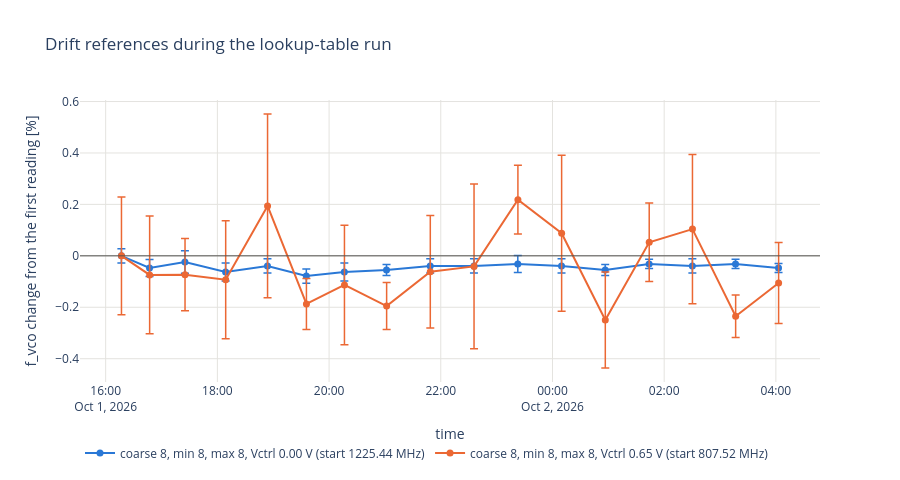

This figure's notebook cell:
### Markdown cell above
## Drift during the lookup-table run

`vco_lut_measure()` measures fixed reference settings (`LUT_DRIFT_REFS` in `pll_test.py`) at the start and after every coarse code. By default that's coarse 8, min 8, max 8 at two Vctrl values:
- **0 V:** the curve is flat there, so only the VCO itself (temperature, supply) can move it;
- **0.65 V:** the curve is steep there, so drift of the current source or Vctrl shows up as well.

The plot shows how far each reference moved from its first reading. Error bars are the spread of the scope readings. If only the 0.65 V line moves, the cause is on the Vctrl/current-source side; if both move by about the same amount, it's the VCO. Tables measured before this was added have no drift rows.

### Code cell
drift_df = lut_df[lut_df["swept"] == "drift"].copy() if lut_df is not None and "time" in lut_df else None
if drift_df is None or drift_df.empty:
    print(f"no drift reference in {Path(LUT_CSV).name if LUT_CSV else 'the lookup table'} (measured before it was added)")
else:
    drift_df["time"] = pd.to_datetime(drift_df["time"])
    # Each drift round measures every reference once: label the rounds by the coarse code measured just before.
    order = list(dict.fromkeys(lut_df.loc[lut_df["swept"] != "drift", "vco_tune_coarse"]))
    labels = ["start"] + [f"after coarse {c}" for c in order]
    ref_keys = ["vco_tune_coarse", "vco_current_min", "vco_current_max", "vctrl"]
    DRIFT_COLORS = ["#2a78d6", "#eb6834", "#1baf7a", "#4a3aa7"]

    fig = go.Figure()
    fig.add_hline(y=0, line=dict(color=INK, width=1))
    for i, (key, d) in enumerate(drift_df.groupby(ref_keys, sort=False)):
        d = d.sort_values("time")
        f0 = d["f_vco"].iloc[0]
        dev = (d["f_vco"] / f0 - 1) * 100
        name = f"coarse {key[0]}, min {key[1]}, max {key[2]}, Vctrl {key[3]:.2f} V (start {f0 / 1e6:.2f} MHz)"
        fig.add_scatter(x=d["time"], y=dev, mode="lines+markers", name=name,
                        line=dict(color=DRIFT_COLORS[i % len(DRIFT_COLORS)], width=2), marker_size=7,
                        error_y=dict(type="data", array=d["f_std"] / d["f_meas"] * 100, thickness=1.5),
                        customdata=list(zip(labels[:len(d)], d["f_vco"] / 1e6)),
                        hovertemplate=(f"Vctrl {key[3]:.2f} V, %{{customdata[0]}}<br>%{{x|%H:%M}}<br>"
                                       "%{customdata[1]:.2f} MHz (%{y:+.2f} %)<extra></extra>"))
        print(f"{name}: largest change {dev.abs().max():.2f} % over {d['time'].iloc[-1] - d['time'].iloc[0]}")
    fig.update_layout(title="Drift references during the lookup-table run", template="plotly_white", height=480,
                      legend=dict(orientation="h", y=-0.2))
    fig.update_xaxes(title="time", gridcolor=GRID)
    fig.update_yaxes(title="f_vco change from the first reading [%]", gridcolor=GRID, zeroline=False)
    save(fig, "lut_drift")

### Figure 1 — Plotly figure (JSON) as saved in the notebook; plotly's stock layout.template omitted (floating-point values rounded to 4 significant figures)
{"data": [{"customdata": [["start", 1225.0], ["after coarse 0", 1225.0], ["after coarse 1", 1225.0], ["after coarse 2", 1225.0], ["after coarse 3", 1225.0], ["after coarse 4", 1224.0], ["after coarse 5", 1225.0], ["after coarse 6", 1225.0], ["after coarse 7", 1225.0], ["after coarse 8", 1225.0], ["after coarse 9", 1225.0], ["after coarse 10", 1225.0], ["after coarse 11", 1225.0], ["after coarse 12", 1225.0], ["after coarse 13", 1225.0], ["after coarse 14", 1225.0], ["after coarse 15", 1225.0]], "error_y": {"array": [0.0277, 0.03303, 0.04409, 0.03532, 0.02792, 0.02793, 0.03532, 0.02163, 0.02792, 0.02792, 0.03303, 0.02792, 0.02163, 0.01765, 0.02792, 0.01765, 0.01766], "thickness": 1.5, "type": "data"}, "hovertemplate": "Vctrl 0.00 V, %{customdata[0]}<br>%{x|%H:%M}<br>%{customdata[1]:.2f} MHz (%{y:+.2f} %)<extra></extra>", "line": {"color": "#2a78d6", "width": 2}, "marker": {"size": 7}, "mode": "lines+markers", "name": "coarse 8, min 8, max 8, Vctrl 0.00 V (start 1225.44 MHz)", "type": "scatter", "x": ["2026-10-01T16:16:52", "2026-10-01T16:47:07", "2026-10-01T17:25:08", "2026-10-01T18:08:50", "2026-10-01T18:53:49", "2026-10-01T19:35:33", "2026-10-01T20:16:24", "2026-10-01T21:01:43", "2026-10-01T21:48:39", "2026-10-01T22:35:38", "2026-10-01T23:22:45", "2026-10-02T00:09:43", "2026-10-02T00:56:39", "2026-10-02T01:43:49", "2026-10-02T02:30:17", "2026-10-02T03:16:40", "2026-10-02T04:02:51"], "y": [0.0, -0.04716, -0.02401, -0.06295, -0.03927, -0.07873, -0.06295, -0.05505, -0.03927, -0.03927, -0.03137, -0.03927, -0.05505, -0.03137, -0.03927, -0.03137, -0.04716]}, {"customdata": [["start", 807.5], ["after coarse 0", 806.9], ["after coarse 1", 806.9], ["after coarse 2", 806.8], ["after coarse 3", 809.1], ["after coarse 4", 806.0], ["after coarse 5", 806.6], ["after coarse 6", 805.9], ["after coarse 7", 807.0], ["after coarse 8", 807.2], ["after coarse 9", 809.3], ["after coarse 10", 808.2], ["after coarse 11", 805.5], ["after coarse 12", 807.9], ["after coarse 13", 808.4], ["after coarse 14", 805.6], ["after coarse 15", 806.7]], "error_y": {"array": [0.2288, 0.2288, 0.1405, 0.2295, 0.3573, 0.09909, 0.2324, 0.09163, 0.2189, 0.3203, 0.1339, 0.3034, 0.1865, 0.1522, 0.2899, 0.08256, 0.1574], "thickness": 1.5, "type": "data"}, "hovertemplate": "Vctrl 0.65 V, %{customdata[0]}<br>%{x|%H:%M}<br>%{customdata[1]:.2f} MHz (%{y:+.2f} %)<extra></extra>", "line": {"color": "#eb6834", "width": 2}, "marker": {"size": 7}, "mode": "lines+markers", "name": "coarse 8, min 8, max 8, Vctrl 0.65 V (start 807.52 MHz)", "type": "scatter", "x": ["2026-10-01T16:16:58", "2026-10-01T16:47:14", "2026-10-01T17:25:15", "2026-10-01T18:08:56", "2026-10-01T18:53:55", "2026-10-01T19:35:40", "2026-10-01T20:16:31", "2026-10-01T21:01:50", "2026-10-01T21:48:45", "2026-10-01T22:35:44", "2026-10-01T23:22:52", "2026-10-02T00:09:50", "2026-10-02T00:56:45", "2026-10-02T01:43:56", "2026-10-02T02:30:23", "2026-10-02T03:16:47", "2026-10-02T04:02:57"], "y": [0.0, -0.07403, -0.07351, -0.09276, 0.1939, -0.1873, -0.1131, -0.1952, -0.06175, -0.04101, 0.2185, 0.08807, -0.2492, 0.05276, 0.104, -0.2349, -0.1053]}], "layout": {"height": 480, "legend": {"orientation": "h", "y": -0.2}, "shapes": [{"line": {"color": "#52514e", "width": 1}, "type": "line", "x0": 0, "x1": 1, "xref": "x domain", "y0": 0, "y1": 0, "yref": "y"}], "title": {"text": "Drift references during the lookup-table run"}, "xaxis": {"gridcolor": "#e4e3df", "title": {"text": "time"}}, "yaxis": {"gridcolor": "#e4e3df", "title": {"text": "f_vco change from the first reading [%]"}, "zeroline": false}}}
